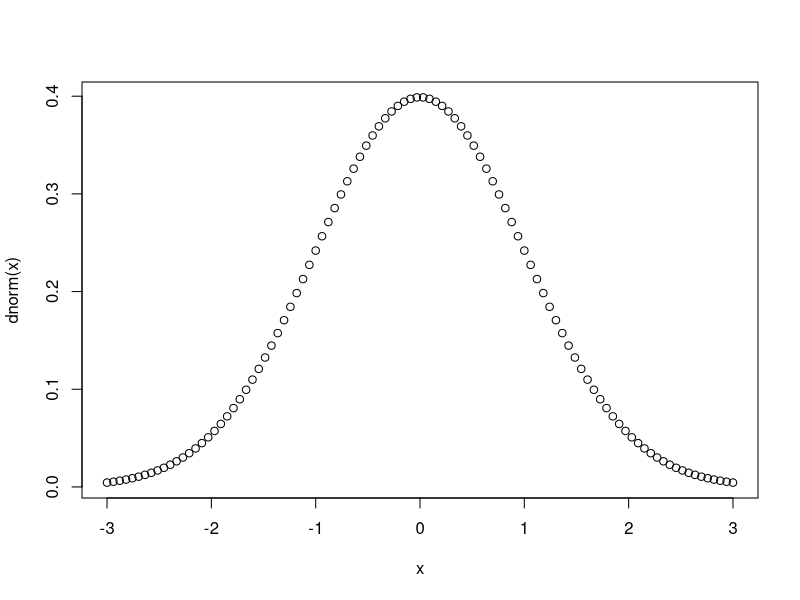
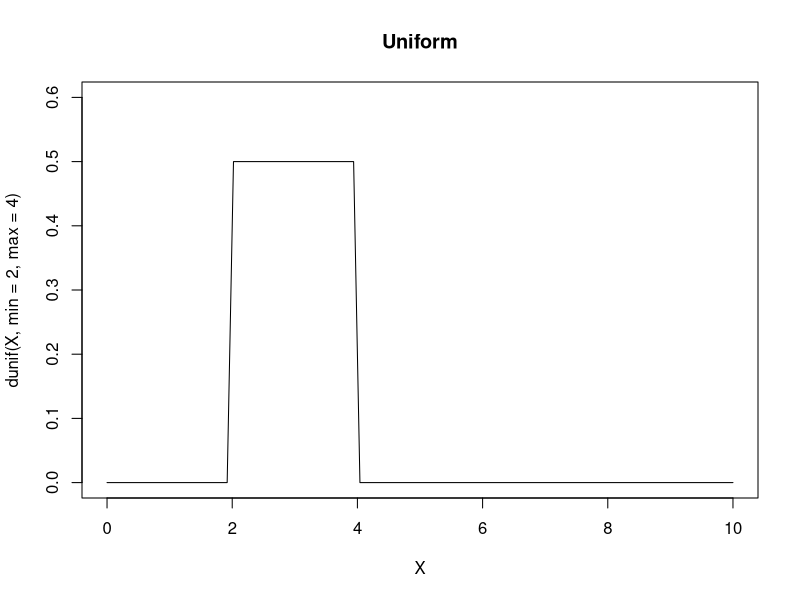
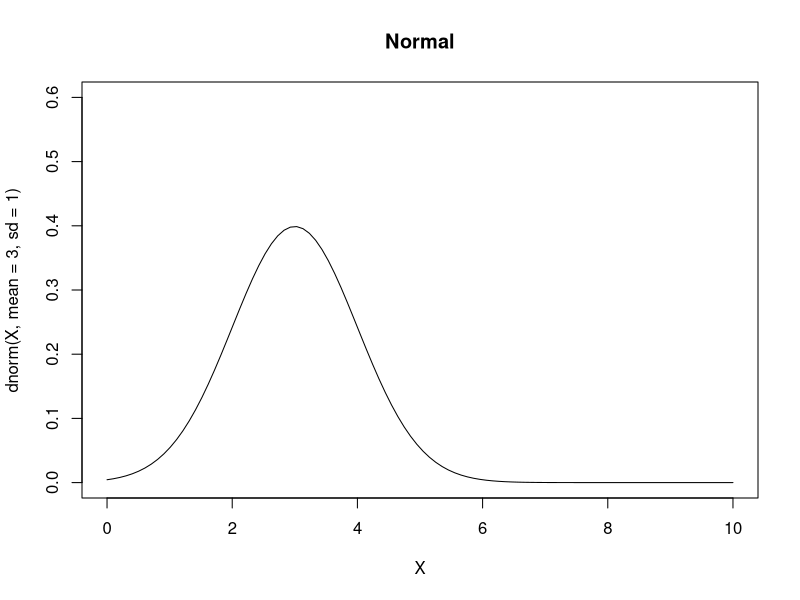
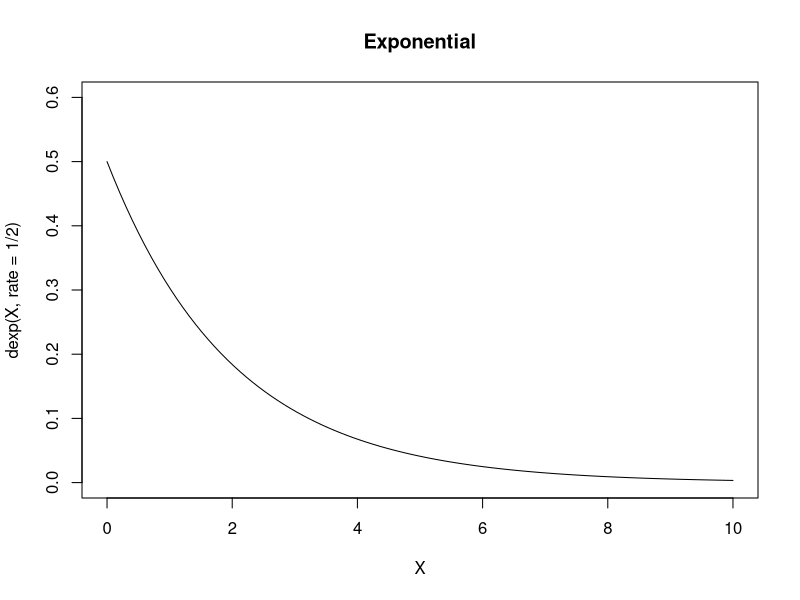
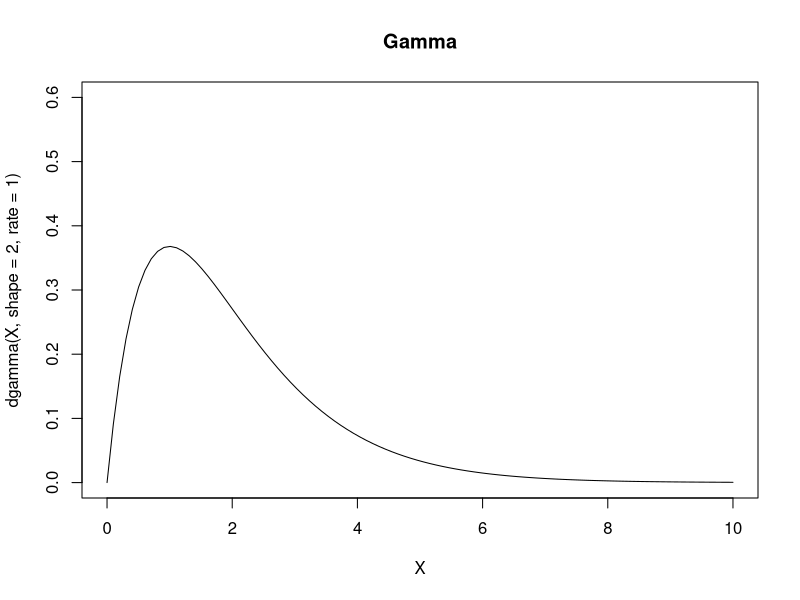

These figures' R source, in order:
# CHAPTER: PROBABLITY

# Names of Distributions: 
# dnorm- Normal Density, pnorm- Normal Distribution function, qnorm- Normal quantile function
# rnorm- Normal random variable, binorm- Binomal, geom- Geometeric, hyper- Hypergeometric
# nbinorm- Negative binomial, pois- Poisson, gamma- Gamma, logis- Logistic, norm- Normal

#8.1 COUNTING THE NUMBER OF COMBINATIONS
choose(5,3)  # way of combination 3 out of 5

# GENERATING COMBINATIONS
combn(1:5,3)  # all combinatins of the numbers 1 through 5 taken 3 at a time.

# 8.3 GENERATING RANDOM NUMBER
runif(10) # to generate 10 random number
runif(5,min = -5,max = 5)
rnorm(1) # one standard normal variate
rnorm(1,mean=100, sd=15)
rbinom(1,size = 10, prob = 0.5) # one binomal variate
rpois(1,lambda = 10) # one poison variate
rexp(1,rate = 0.1)
rgamma(1,shape = 2,rate = 0.1)

# 8.4 GENERATING REPRODUCIABLE RANDOM NUMBERS
set.seed(165)
runif(10)
set.seed(165) # Initialize the random from where it will start
runif(10) # calling the initialize after calling the set.seed funcition. 

#8.5 GENERATING A RANDOM SAPLE
library(MASS)
data(Cars93)
sample(Cars93$Min.Price,10) # 10 random sample, each run it wil give different result

# 8.6  Generating random Sequence
sample(c('H','T'),10, replace = TRUE)
sample(c('H','T'),10, replace = TRUE, prob = c(0.2,0.8))
rbinom(10,1,0.8) # random binomial of 10 number of probablity 0.8

# 8.7 RANDOMLY PERMUTING A VECTOR
sample(1:10)

#8.8 CALCULATING PROBABLITIES FOR DISTRIBUTION PROBABLITIES. 
dbinom(7,size = 10, prob = 0.5) # simple probablity of binomial distribution
pbinom(7,size = 10, prob = 0.5) # cumulative probablity of binomial distribution

#8.9 CALCULATING PROBABLITIES OF CONTINEOUS DISTRIBUTIONS
pnorm(66, mean = 70, sd=3) # normal probablity
pexp(20, rate = 1/40) # exponential probablity

# 8.10 CONVERTING PROBABILISTIC TO QUANTILES 
qnorm(0.05, mean = 100, sd=15) # quantiles functions for normal distributions

#8.11 PLOTING A DENSITY FUNCTION
x=seq(from=-3, to=+3, length.out=100)
plot(x,dnorm(x)) # plotting x sequence with dnorm(x) 
par(mflow=c(2,2))
X=seq(from=0, to=10, length.out=100)
ylim=c(0,0.6)
# Gamma function
plot(X,dunif(X,min = 2, max = 4),main = 'Uniform', type =  'l', ylim = ylim) 
plot(X,dnorm(X, mean = 3, sd = 1),main = 'Normal', type =  'l', ylim = ylim) 
plot(X,dexp(X, rate = 1/2),main = 'Exponential', type =  'l', ylim = ylim) 
plot(X,dgamma(X,shape = 2, rate = 1),main = 'Gamma', type =  'l', ylim = ylim) 
